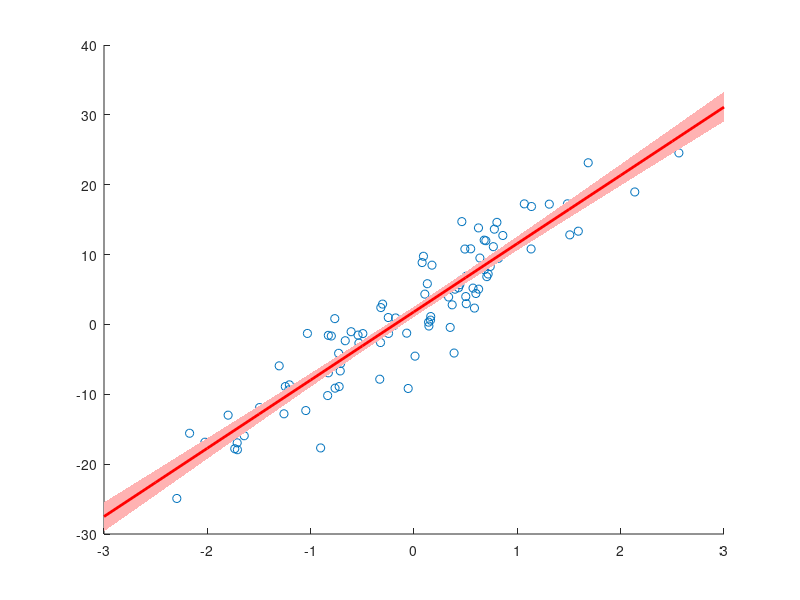

The MATLAB script that drew this image: (Note: this script raises an error after producing the figure.)
%% MATLAB Examples 3 (covering Statistics Lectures 5 and 6)

%% Example 1: Demonstration of various types of resampling

% define a set of data
data = randn(1,100);  % 100 data points
n = length(data);     % the number of data points

% in bootstrapping, we draw n points with replacement from a
% set of n data points.
numboots = 1000;               % how many bootstraps to perform
for p=1:numboots
  bootix = ceil(n*rand(1,n));  % indices to use for the bootstrap sample
  % data(bootix) gives the bootstrap sample.
end

% in leave-one-out cross-validation, we leave out a data point,
% train on the remaining data points and then test on the left-out
% data point.  this process is repeated for each data point.
for p=1:n
  trainix = setdiff(1:n,p);  % indices to use for training
  testix = p;                % indices to use for testing
  % data(trainix) gives the training data
  % data(testix) gives the testing data
end

% in k-fold cross-validation, we divide the data into k parts,
% leave out one of the parts, train on the remaining parts,
% and then test on the left-out part.  this process is repeated
% for each part.
k = 8;                  % how many parts to use
allix = randperm(n);    % all data indices, randomly ordered
numineach = ceil(n/k);  % at least one part must have this many data points
  % add NaNs and reshape data indices into a 2D matrix.
  % this process ensures that the numbers of data points in each part
  % are as evenly balanced as possible.
allix = reshape([allix NaN(1,k*numineach-n)],k,numineach);
for p=1:k
  testix = allix(p,:);            % indices to use for testing
  testix(isnan(testix)) = [];     % remove NaNs if necessary
  trainix = setdiff(1:n,testix);  % indices to use for training
  % data(trainix) gives the training data
  % data(testix) gives the testing data
end

%% Example 2: Bootstrap a simple linear model

% generate some data
n = 100;
x = randn(1,n);
y = 10*x + 2 + 4*randn(1,n);

% define
numboots = 10000;  % number of bootstraps to perform
xvals = -3:.5:3;   % x-values to evaluate the model at

% perform the bootstraps
modelfit = zeros(numboots,length(xvals));
params = zeros(numboots,2);
for boot=1:numboots

  % prepare data indices
  ix = ceil(n*rand(1,n));

  % construct regressor matrix
  X = [x(ix)' ones(n,1)];
  
  % estimate parameters
  h = inv(X'*X)*X'*y(ix)';
  
  % evaluate the model
  modelfit(boot,:) = xvals*h(1) + h(2);
  
  % record the parameters
  params(boot,:) = h;
  
end

% visualize
figure;
hold on;
h1 = scatter(x,y,'k.');
modelfitP = prctile(modelfit,[2.5 50 97.5],1);
  % define a polygon by following the 2.5th percentile line (left to right)
  % and then reversing and following the 97.5th percentile line (right to left).
h2 = patch([xvals fliplr(xvals)],[modelfitP(1,:) fliplr(modelfitP(3,:))],[1 .7 .7]);
set(h2,'EdgeColor','none');
h3 = plot(xvals,modelfitP(2,:),'r-','LineWidth',2);
uistack(h1,'top');  % make sure data points are visible by bringing them to the top
xlabel('x');
ylabel('y');
paramsP = prctile(params,[2.5 97.5],1);
title(sprintf('y=ax+b; 95%% confidence intervals: a=[%.1f %.1f], b=[%.1f %.1f]', ...
              paramsP(1,1),paramsP(2,1),paramsP(1,2),paramsP(2,2)));

%% Example 3: Perform leave-one-out cross-validation for a simple linear model

% reuse data from previous example
n = n;
x = x;
y = y;

% perfom leave-one-out cross-validation
predictions = zeros(1,n);  % this will hold the prediction for each data point
for p=1:n

  % figure out indices
  trainix = setdiff(1:n,p);
  testix = p;
  
  % train the model
  X = [x(trainix)' ones(length(trainix),1)];  % construct regressor matrix
  h = inv(X'*X)*X'*y(trainix)';               % estimate parameters
  
  % test the model by computing the prediction for the left-out data point
  predictions(p) = [x(testix)' ones(length(testix),1)]*h;
  
end

% quantify how well the predictions match the data using coefficient of determination
R2 = 100 * (1 - sum((y-predictions).^2) / sum((y-mean(y)).^2));

% report the answer
fprintf('Cross-validated R^2 = %.2f%%\n',R2);
%%
